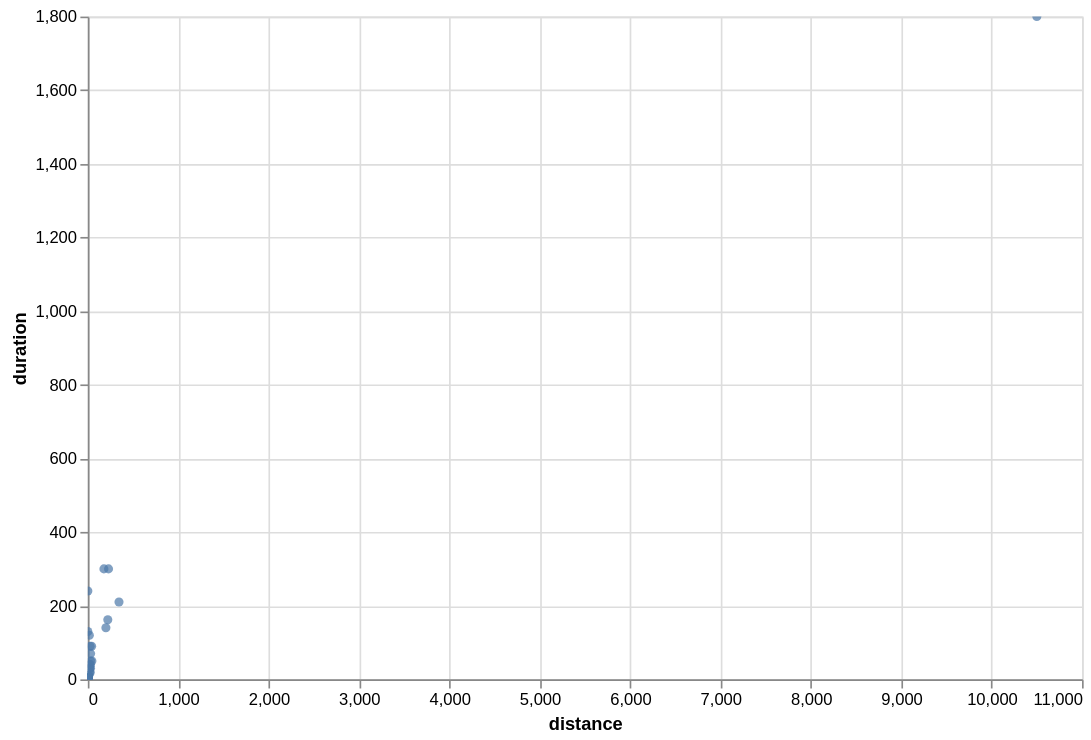

This figure's notebook cell:
### Markdown cell above
## Panning & Zooming

The basic interactions that Altair makes available are panning, zooming, and tooltips. This can be done in your chart without any use of the selection interface, using the interactive() shortcut method and the tooltip encoding.

### Code cell
alt.Chart(sdf).mark_circle().encode(
    x='distance:Q',
    y=alt.Y('duration:Q', axis=alt.Axis(minExtent=30)),
    tooltip=['Creativity:N', 'languages:N', 'distance:Q'],
).properties(
    width=600,
    height=400
).interactive()

### Figure 1 — Vega-Lite specification as saved in the notebook (floating-point values rounded to 4 significant figures)
{"config": {"view": {"continuousWidth": 300, "continuousHeight": 300}}, "data": {"name": "data-a45369142c787b9236d3a2d32d6d84b3"}, "mark": {"type": "circle"}, "encoding": {"tooltip": [{"field": "Creativity", "type": "nominal"}, {"field": "languages", "type": "nominal"}, {"field": "distance", "type": "quantitative"}], "x": {"field": "distance", "type": "quantitative"}, "y": {"axis": {"minExtent": 30}, "field": "duration", "type": "quantitative"}}, "height": 400, "params": [{"name": "param_1e9efca18e7a2868", "select": {"type": "interval", "encodings": ["x", "y"]}, "bind": "scales"}], "width": 600, "$schema": "https://vega.github.io/schema/vega-lite/v6.4.1.json", "datasets": {"data-a45369142c787b9236d3a2d32d6d84b3": [{"age": 20, "distance": 11.0, "transportation": "Car", "duration": 11.0, "creative skills": 4, "languages": "German; English; Romanian; Italian", "hobbies": "Drawing", "distance_cat": "medium", "Creativity": "good", "speed": 60.0}, {"age": 21, "distance": 200.0, "transportation": "Car", "duration": 140.0, "creative skills": 3, "languages": "German; English; Polish", "hobbies": "work out", "distance_cat": "far far away", "Creativity": "medium", "speed": 85.71}, {"age": 23, "distance": 30.0, "transportation": "Mix", "duration": 40.0, "creative skills": 4, "languages": "German; English; vietnamese", "hobbies": "crochet; gaming; sewing; reading; doom scrolling", "distance_cat": "far", "Creativity": "good", "speed": 45.0}, {"age": 19, "distance": 178.0, "transportation": "Train", "duration": 300.0, "creative skills": 4, "languages": "Deutsch; Englisch; Spanisch", "hobbies": "Geschichte lernen", "distance_cat": "far far away", "Creativity": "good", "speed": 35.6}, {"age": 19, "distance": 0.1, "transportation": "Mix", "duration": 130.0, "creative skills": 4, "languages": "German; Italian; English", "hobbies": "listening to music", "distance_cat": "near", "Creativity": "good", "speed": 0.0}, {"age": 20, "distance": 0.3, "transportation": "Walk", "duration": 1.0, "creative skills": 4, "languages": "German;English", "hobbies": "video games", "distance_cat": "near", "Creativity": "good", "speed": 18.0}, {"age": 18, "distance": 30.0, "transportation": "Car", "duration": 30.0, "creative skills": 4, "languages": "Deutsch; Englisch", "hobbies": "Lesen", "distance_cat": "far", "Creativity": "good", "speed": 60.0}, {"age": 19, "distance": 10500.0, "transportation": "Mix", "duration": 1800.0, "creative skills": 2, "languages": "Spanish; German; English", "hobbies": "sleeping; watching series", "distance_cat": "far far away", "Creativity": "some", "speed": 350.0}, {"age": 20, "distance": 0.55, "transportation": "Mix", "duration": 7.0, "creative skills": 4, "languages": "German; English; Programming Languages", "hobbies": "Dancing", "distance_cat": "near", "Creativity": "good", "speed": 4.714}, {"age": 20, "distance": 345.0, "transportation": "Car", "duration": 210.0, "creative skills": 2, "languages": "German; English", "hobbies": "Dancing", "distance_cat": "far far away", "Creativity": "some", "speed": 98.57}, {"age": 33, "distance": 221.0, "transportation": "Car", "duration": 162.0, "creative skills": 4, "languages": "German; English; Japanese", "hobbies": "Beeing Creative!", "distance_cat": "far far away", "Creativity": "good", "speed": 81.85}, {"age": 21, "distance": 0.1, "transportation": "Walk", "duration": 0.1, "creative skills": 4, "languages": "English; German; Romanian; Klingon", "hobbies": "Spaceships", "distance_cat": "near", "Creativity": "good", "speed": null}, {"age": 20, "distance": 1.0, "transportation": "Walk", "duration": 10.0, "creative skills": 4, "languages": "German;English", "hobbies": "cooking", "distance_cat": "near", "Creativity": "good", "speed": 6.0}, {"age": 21, "distance": 1.0, "transportation": "Walk", "duration": 5.0, "creative skills": 4, "languages": "latin; English; German", "hobbies": "uni work", "distance_cat": "near", "Creativity": "good", "speed": 12.0}, {"age": 23, "distance": 0.1, "transportation": "Walk", "duration": 2.0, "creative skills": 4, "languages": "English, Polish, Spanish", "hobbies": "swimming ", "distance_cat": "near", "Creativity": "good", "speed": 0.0}, {"age": 22, "distance": 0.2, "transportation": "Walk", "duration": 5.0, "creative skills": 2, "languages": "Arabic, English", "hobbies": "Playing volleyball ", "distance_cat": "near", "Creativity": "some", "speed": 2.4}, {"age": 20, "distance": 1.0, "transportation": "Walk", "duration": 3.0, "creative skills": 1, "languages": "German, English", "hobbies": "Reading ", "distance_cat": "near", "Creativity": "not really", "speed": 20.0}, {"age": 19, "distance": 0.1, "transportation": "Walk", "duration": 2.0, "creative skills": 3, "languages": "Russian, Uzbek, German, Turkish, English", "hobbies": "Sleeping", "distance_cat": "near", "Creativity": "medium", "speed": 0.0}, {"age": 21, "distance": 0.1, "transportation": "Walk", "duration": 1.0, "creative skills": 5, "languages": "English, Farzi, Russian", "hobbies": "Swimming ", "distance_cat": "near", "Creativity": "very good", "speed": 0.0}, {"age": 20, "distance": 25.0, "transportation": "Car", "duration": 18.0, "creative skills": 3, "languages": "English, German, Hungarian", "hobbies": "Video games", "distance_cat": "far", "Creativity": "medium", "speed": 83.33}, {"age": 19, "distance": 0.1, "transportation": "Walk", "duration": 3.0, "creative skills": 3, "languages": "English, Romanian, Russian", "hobbies": "Driving car", "distance_cat": "near", "Creativity": "medium", "speed": 0.0}, {"age": 17, "distance": 0.1, "transportation": "Walk", "duration": 2.0, "creative skills": 5, "languages": "English, Russian, Latvian b2, German a2-b1", "hobbies": "Drawing, cosplay, crocheting, coming up with stories, walking, listening to my favourite podcast", "distance_cat": "near", "Creativity": "very good", "speed": 0.0}, {"age": 20, "distance": 1.0, "transportation": "Walk", "duration": 4.0, "creative skills": 4, "languages": "German, English", "hobbies": "Gym, Volleyball, Gaming", "distance_cat": "near", "Creativity": "good", "speed": 15.0}, {"age": 21, "distance": 0.35, "transportation": "Walk", "duration": 3.0, "creative skills": 2, "languages": "German, English", "hobbies": "reading", "distance_cat": "near", "Creativity": "some", "speed": 7.0}, {"age": 20, "distance": 0.2, "transportation": "Bus", "duration": 240.0, "creative skills": 1, "languages": "German, English", "hobbies": "horse riding, riding motorbike, gaming, sleeping", "distance_cat": "near", "Creativity": "not really", "speed": 0.05}, {"age": 20, "distance": 0.1, "transportation": "Walk", "duration": 0.3, "creative skills": 3, "languages": "Albanian , English, German", "hobbies": "Basketball ", "distance_cat": "near", "Creativity": "medium", "speed": 2.0}, {"age": 19, "distance": 1.0, "transportation": "Walk", "duration": 5.0, "creative skills": 3, "languages": "German, English", "hobbies": "Reading", "distance_cat": "near", "Creativity": "medium", "speed": 12.0}, {"age": 19, "distance": 0.1, "transportation": "Walk", "duration": 0.5, "creative skills": 4, "languages": "Russian, Finnish, English, German", "hobbies": "Ice skating ", "distance_cat": "near", "Creativity": "good", "speed": 12.0}, {"age": 21, "distance": 42.0, "transportation": "Mix", "duration": 90.0, "creative skills": 5, "languages": "German, English, turkish, Spanish", "hobbies": "Playing Video Games", "distance_cat": "far", "Creativity": "very good", "speed": 28.0}, {"age": 22, "distance": 0.1, "transportation": "Walk", "duration": 1.0, "creative skills": 2, "languages": "German, English", "hobbies": "Cooking ", "distance_cat": "near", "Creativity": "some", "speed": 0.0}, {"age": 20, "distance": 1.0, "transportation": "Walk", "duration": 10.0, "creative skills": 1, "languages": "German, English", "hobbies": "Programming, Gaming, Running", "distance_cat": "near", "Creativity": "not really", "speed": 6.0}, {"age": 23, "distance": 20.0, "transportation": "Bus", "duration": 30.0, "creative skills": 5, "languages": "German, English, Spanish", "hobbies": "Skiing ⛷️ ", "distance_cat": "medium", "Creativity": "very good", "speed": 40.0}, {"age": 19, "distance": 0.1, "transportation": "Walk", "duration": 2.0, "creative skills": 5, "languages": "German, English, Spanish, Italian", "hobbies": "Reading", "distance_cat": "near", "Creativity": "very good", "speed": 0.0}, {"age": 18, "distance": 23.0, "transportation": "Car", "duration": 20.0, "creative skills": 2, "languages": "English, Latin, German", "hobbies": "Gaming", "distance_cat": "far", "Creativity": "some", "speed": 69.0}, {"age": 20, "distance": 0.3, "transportation": "Car", "duration": 4.0, "creative skills": 5, "languages": "German, English", "hobbies": "gaming, anime", "distance_cat": "near", "Creativity": "very good", "speed": 4.5}, {"age": 19, "distance": 229.0, "transportation": "Train", "duration": 300.0, "creative skills": 3, "languages": "German, English, French, Tagalog, Russian", "hobbies": "Chess", "distance_cat": "far far away", "Creativity": "medium", "speed": 45.8}, {"age": 33, "distance": 17.0, "transportation": "Bus", "duration": 120.0, "creative skills": 3, "languages": "Urdu, Punjabi, Hindi, Arabic, English, Kashmiri", "hobbies": "Listen Music ", "distance_cat": "medium", "Creativity": "medium", "speed": 8.5}, {"age": 28, "distance": 17.0, "transportation": "Mix", "duration": 30.0, "creative skills": 3, "languages": "English, Hausa, pidgin English,", "hobbies": "football, watching football, movies and playing football", "distance_cat": "medium", "Creativity": "medium", "speed": 34.0}, {"age": 21, "distance": 25.0, "transportation": "Mix", "duration": 90.0, "creative skills": 3, "languages": "Kurdish, Persian, English", "hobbies": "Reading", "distance_cat": "far", "Creativity": "medium", "speed": 16.67}, {"age": 18, "distance": 20.0, "transportation": "Mix", "duration": 40.0, "creative skills": 4, "languages": "German, English, Sinhala", "hobbies": "Photography", "distance_cat": "medium", "Creativity": "good", "speed": 30.0}, {"age": 19, "distance": 0.1, "transportation": "Walk", "duration": 2.0, "creative skills": 4, "languages": "Hungarian, English, German", "hobbies": "cycling", "distance_cat": "near", "Creativity": "good", "speed": 0.0}, {"age": 24, "distance": 2.0, "transportation": "Bus", "duration": 6.0, "creative skills": 4, "languages": "English, Hindi, German", "hobbies": "Video Games", "distance_cat": "near", "Creativity": "good", "speed": 20.0}, {"age": 19, "distance": 0.1, "transportation": "Walk", "duration": 2.0, "creative skills": 3, "languages": "English, German", "hobbies": "Volleyball", "distance_cat": "near", "Creativity": "medium", "speed": 0.0}, {"age": 19, "distance": 0.1, "transportation": "On Walk", "duration": 0.1, "creative skills": 3, "languages": "English, Lithuanian, Russian, German", "hobbies": "Reading", "distance_cat": "near", "Creativity": "medium", "speed": null}, {"age": 23, "distance": 31.1, "transportation": "Mix", "duration": 70.0, "creative skills": 3, "languages": "English, German, Yoruba, French", "hobbies": "Baking", "distance_cat": "far", "Creativity": "medium", "speed": 26.66}, {"age": 20, "distance": 0.1, "transportation": "Walk", "duration": 1.0, "creative skills": 2, "languages": "German, English, bit of Spanish", "hobbies": "Skiing", "distance_cat": "near", "Creativity": "some", "speed": 0.0}, {"age": 18, "distance": 0.2, "transportation": "Walk", "duration": 0.1, "creative skills": 2, "languages": "German, English, Spanish, Catalan", "hobbies": "Traveling", "distance_cat": "near", "Creativity": "some", "speed": null}, {"age": 20, "distance": 3.0, "transportation": "Car", "duration": 3.0, "creative skills": 3, "languages": "German, English", "hobbies": "Darts", "distance_cat": "near", "Creativity": "medium", "speed": 60.0}, {"age": 20, "distance": 4.0, "transportation": "Car", "duration": 5.0, "creative skills": 3, "languages": "German, English", "hobbies": "reading", "distance_cat": "near", "Creativity": "medium", "speed": 48.0}, {"age": 21, "distance": 4.0, "transportation": "Car", "duration": 5.0, "creative skills": 2, "languages": "German, English", "hobbies": "gym", "distance_cat": "near", "Creativity": "some", "speed": 48.0}, {"age": 19, "distance": 0.1, "transportation": "Walk", "duration": 1.0, "creative skills": 5, "languages": "English, Hindi, Urdu, Bengali", "hobbies": "Vibecoding stuff", "distance_cat": "near", "Creativity": "very good", "speed": 0.0}, {"age": 18, "distance": 1.0, "transportation": "Walk", "duration": 5.0, "creative skills": 3, "languages": "English, georgian", "hobbies": "reading", "distance_cat": "near", "Creativity": "medium", "speed": 12.0}, {"age": 20, "distance": 0.2, "transportation": "Walk", "duration": 4.0, "creative skills": 3, "languages": "English", "hobbies": "Table Tennis", "distance_cat": "near", "Creativity": "medium", "speed": 3.0}, {"age": 21, "distance": 0.1, "transportation": "Walk", "duration": 3.0, "creative skills": 4, "languages": "English, Turkish", "hobbies": "Photography", "distance_cat": "near", "Creativity": "good", "speed": 2.0}, {"age": 22, "distance": 45.0, "transportation": "Car", "duration": 50.0, "creative skills": 4, "languages": "English,German,Arabic", "hobbies": "Swimming,Biking,Bouldering,Dancing", "distance_cat": "far", "Creativity": "good", "speed": 54.0}, {"age": 20, "distance": 7.0, "transportation": "Car", "duration": 10.0, "creative skills": 3, "languages": "German, English", "hobbies": "Art", "distance_cat": "near", "Creativity": "medium", "speed": 42.0}, {"age": 19, "distance": 0.1, "transportation": "On Walk", "duration": 1.0, "creative skills": 5, "languages": "Serbian, English, Croatian, Bosnian, Montenegro, Macedonian", "hobbies": "Gaming", "distance_cat": "near", "Creativity": "very good", "speed": 3.0}, {"age": 21, "distance": 0.1, "transportation": "Walk", "duration": 5.0, "creative skills": 3, "languages": "English, Bulgarian, German", "hobbies": "Movies", "distance_cat": "near", "Creativity": "medium", "speed": 1.2}, {"age": 18, "distance": 0.1, "transportation": "Walk", "duration": 0.1, "creative skills": 5, "languages": "Englishfluent, Hindimother tongue, Germanlearning B1 level", "hobbies": "Football, Reading", "distance_cat": "near", "Creativity": "very good", "speed": null}, {"age": 24, "distance": 0.1, "transportation": "Walk", "duration": 0.1, "creative skills": 4, "languages": "Russian,English,Turkish,Azerbaijani,German", "hobbies": "Reading Manga", "distance_cat": "near", "Creativity": "good", "speed": null}, {"age": 20, "distance": 0.4, "transportation": "Walk", "duration": 10.0, "creative skills": 3, "languages": "German, English", "hobbies": "volleyball", "distance_cat": "near", "Creativity": "medium", "speed": 2.4}, {"age": 20, "distance": 30.0, "transportation": "Bus", "duration": 50.0, "creative skills": 4, "languages": "Englisch,  Spanish", "hobbies": "Videogames", "distance_cat": "far", "Creativity": "good", "speed": 36.0}, {"age": 20, "distance": 0.1, "transportation": "Walk", "duration": 5.0, "creative skills": 4, "languages": "Albanian, English", "hobbies": "playing the violin", "distance_cat": "near", "Creativity": "good", "speed": 1.2}, {"age": 19, "distance": 0.1, "transportation": "Walk", "duration": 3.0, "creative skills": 4, "languages": "Serbian, English, a little German", "hobbies": "painting", "distance_cat": "near", "Creativity": "good", "speed": 0.2}, {"age": 21, "distance": 3.0, "transportation": "Car", "duration": 5.0, "creative skills": 3, "languages": "German,English", "hobbies": "working out", "distance_cat": "near", "Creativity": "medium", "speed": 36.0}, {"age": 19, "distance": 0.1, "transportation": "Walk", "duration": 1.0, "creative skills": 4, "languages": "Serbian, Croatian, Bosnian, Montenegrin, English and a little bit of German", "hobbies": "football", "distance_cat": "near", "Creativity": "good", "speed": 3.0}]}}
